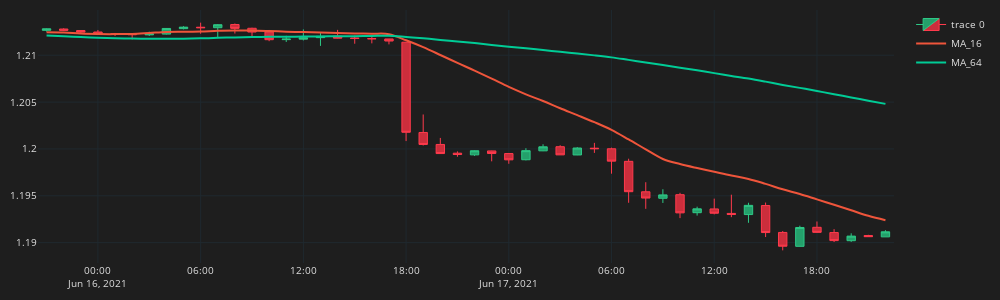

Notebook cell for this chart:
### Code cell
fig = go.Figure()
fig.add_trace(go.Candlestick(
    x=df_plot.time, open=df_plot.mid_o, high=df_plot.mid_h, low=df_plot.mid_l, close=df_plot.mid_c,
    line=dict(width=1),opacity=1,
    increasing_fillcolor="#24a06b",
    decreasing_fillcolor="#cc2e3c",
    increasing_line_color="#2ec886",
    decreasing_line_color="#ff3a4c"
))
for ma in ma_list:
    col=f"MA_{ma}"
    fig.add_trace(go.Scatter(x=df_plot.time, y=df_plot[col], line=dict(width=2),line_shape="spline", name=col))
fig.update_layout(width=1000,height=300,
margin=dict(l=10,r=10,b=10,t=10),
font=dict(size=10,color="#e1e1e1"),
paper_bgcolor="#1e1e1e",
plot_bgcolor="#1e1e1e")
fig.update_xaxes(
    gridcolor="#1f292f",
    showgrid=True,fixedrange=True,rangeslider=dict(visible=False),
)
fig.update_yaxes(
    gridcolor="#1f292f",
    showgrid=True,
)
fig.show()
